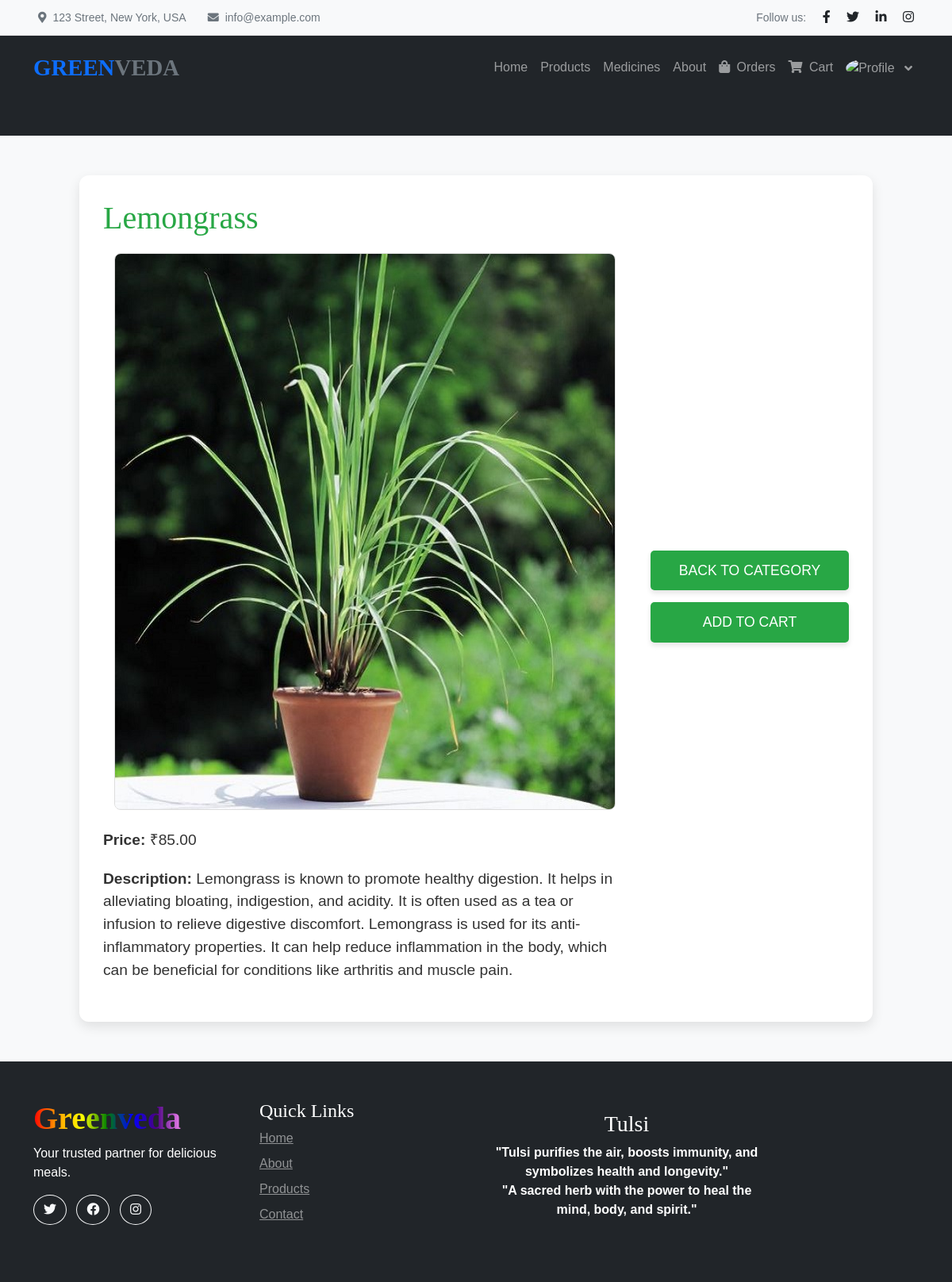
The page /product/view/77/ (signed in) on the database its author committed.
### vedaapp/models.py (models this page shows, shortened)
class PlantMaster(models.Model):
    name = models.CharField(max_length=100)  # Name of the product
    price = models.DecimalField(max_digits=10, decimal_places=2)  # Price of the product
    image = models.ImageField(upload_to='product_images/', null=True, blank=True)  # Image of the product
    description = RichTextField(blank=False, null=False)  # Detailed product description using CKEditor
    category = models.ForeignKey(CategoryMaster, related_name='products', on_delete=models.CASCADE)  # Product category

### vedaapp/views.py (the view)
# urls.py: path('product/view/<int:prod_id>/', views.view, name='view'),
def view(request, prod_id):
    product = PlantMaster.objects.get(id=prod_id)
    return render(request, 'view.html', {'product': product})

### vedaapp/templates/view.html (shortened to what this page needs)
{% extends 'base.html' %}
{% load static %}
{% block content %}
<div class="product-details">
    <div class="left-side">
        <h1>{{ product.name }}</h1>
        <img class="img-fluid mb-4" src="{{ product.image.url }}" alt="{{ product.name }}" id="product-image" onmousemove="rotateImage(event)">
        <p><strong>Price:</strong> ₹{{ product.price }}</p>
        <p><strong>Description:</strong> {{ product.description|striptags }}</p>
    </div>
    <div class="right-side">
        <a href="{% url 'product_list' %}" class="btn-custom">Back to Category</a>
        <form action="{% url 'add_to_cart' prod_id=product.id %}" method="post">
            <button type="submit" class="btn-custom">
                 Add to Cart
            </button>
        </form>
    </div>
</div>
{% endblock %}

### vedaapp/static/css/style.css (style rules this page uses)
:root { --primary: #3CB815; --secondary: #F65005; --light: #F7F8FC; --dark: #111111; }

### vedaapp/templates/view.html (style rules this page uses)
body { background-color: #f8f9fa; font-family: 'Arial', sans-serif; }
.product-details { margin: 50px auto; max-width: 1000px; background: #fff; padding: 30px; border-radius: 12px; box-shadow: 0 6px 15px rgba(0, 0, 0, 0.1); display: flex; flex-direction: row; justify-content: space-between; }
.product-details .left-side { flex: 1; padding-right: 30px; }
.product-details .right-side { flex: 0 0 250px; text-align: center; display: flex; flex-direction: column; justify-content: center; gap: 10px; }
.product-details img { display: block; margin: 0 auto 20px; max-width: 100%; border: 1px solid #ddd; border-radius: 8px; transition: transform 0.3s ease-in-out; }
.product-details h1 { color: #28a745; margin-bottom: 20px; }
.product-details p { font-size: 1.2em; color: #333; margin-bottom: 20px; }
.btn-custom { background-color: #28a745; color: white; border: none; padding: 12px 25px; font-size: 1.1em; border-radius: 5px; text-transform: uppercase; box-shadow: 0px 4px 6px rgba(0, 0, 0, 0.1); margin-bottom: 5px; width: 100%; text-align: center; text-decoration: none; }

### rows shown on the page
PlantMaster: name "Lemongrass", image (picture), price "85.00", description "Lemongrass is known to promote healthy digestion. It helps in alleviating bloating, indigestion, and acidity. It is often used as a tea or infusion to relieve digestive discomfort. Lemongrass is used for its anti-inflammatory properties. It can help reduce inflammation in the body, which can be beneficial for conditions like arthritis and muscle pain."
